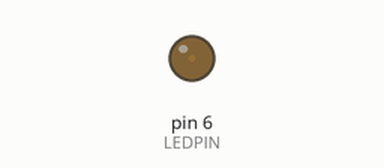
Recording of a sketch running on a simulated Arduino Uno, built with avr-gcc and run on an emulated ATmega328P. Parts: output pins drawn as LEDs (lit = HIGH).

Above: at 0.05 s.
At 1.15 s:
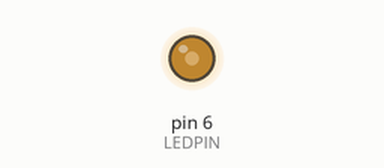
At 2.3 s:
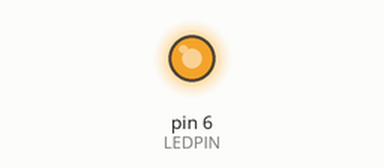
At 4.6 s:
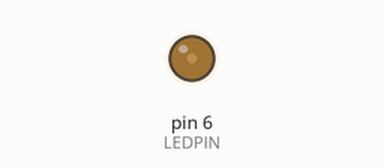
Timing chart, 0 to 6.7 s (numbered marks = the images above):
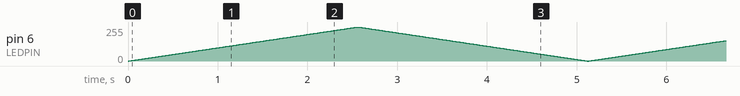

The sketch:

Sample02_LEDPWM.ino
```cpp
#define LEDPIN 6

void setup(){
  pinMode(LEDPIN, OUTPUT);
}

void loop(){
  for(int i=0;i<256;i++)
  {
    analogWrite(LEDPIN,i);
    delay(10);
  }
  for(int i=0;i<256;i++)
  {
    analogWrite(LEDPIN,255-i);
    delay(10);
  }
}
```
